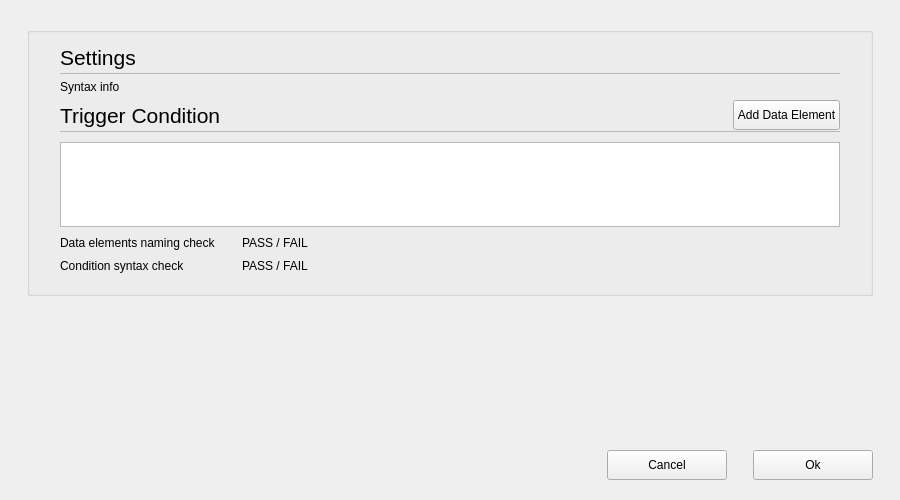
<?xml version="1.0" encoding="UTF-8"?>
<ui version="4.0">
 <class>C_SdNdeDalLogJobAdditionalTriggerDialog</class>
 <widget class="QWidget" name="C_SdNdeDalLogJobAdditionalTriggerDialog">
  <property name="geometry">
   <rect>
    <x>0</x>
    <y>0</y>
    <width>900</width>
    <height>500</height>
   </rect>
  </property>
  <property name="windowTitle">
   <string>C_SdNdeDalLogJobAdditionalTriggerDialog</string>
  </property>
  <layout class="QVBoxLayout" name="verticalLayout_3">
   <property name="leftMargin">
    <number>27</number>
   </property>
   <property name="topMargin">
    <number>27</number>
   </property>
   <property name="rightMargin">
    <number>27</number>
   </property>
   <property name="bottomMargin">
    <number>0</number>
   </property>
   <item>
    <widget class="stw::opensyde_gui_elements::C_OgeGbx" name="pc_GroupBox_Main">
     <property name="title">
      <string/>
     </property>
     <layout class="QVBoxLayout" name="verticalLayout_2">
      <property name="leftMargin">
       <number>0</number>
      </property>
      <property name="rightMargin">
       <number>0</number>
      </property>
      <property name="bottomMargin">
       <number>20</number>
      </property>
      <item>
       <layout class="QVBoxLayout" name="verticalLayout">
        <property name="leftMargin">
         <number>30</number>
        </property>
        <property name="rightMargin">
         <number>30</number>
        </property>
        <item>
         <layout class="QVBoxLayout" name="verticalLayout_Settings">
          <property name="spacing">
           <number>0</number>
          </property>
          <item>
           <layout class="QHBoxLayout" name="horizontalLayout_6">
            <property name="spacing">
             <number>0</number>
            </property>
            <item>
             <widget class="stw::opensyde_gui_elements::C_OgeLabHeadingGroupBold" name="pc_LabelSettings">
              <property name="minimumSize">
               <size>
                <width>0</width>
                <height>30</height>
               </size>
              </property>
              <property name="maximumSize">
               <size>
                <width>16777215</width>
                <height>30</height>
               </size>
              </property>
              <property name="font">
               <font>
                <pointsize>16</pointsize>
               </font>
              </property>
              <property name="text">
               <string>Settings</string>
              </property>
             </widget>
            </item>
            <item>
             <spacer name="horizontalSpacer_6">
              <property name="orientation">
               <enum>Qt::Orientation::Horizontal</enum>
              </property>
              <property name="sizeHint" stdset="0">
               <size>
                <width>40</width>
                <height>20</height>
               </size>
              </property>
             </spacer>
            </item>
           </layout>
          </item>
          <item>
           <layout class="QHBoxLayout" name="horizontalLayout_7">
            <property name="topMargin">
             <number>1</number>
            </property>
            <item>
             <widget class="stw::opensyde_gui_elements::C_OgeFraSeparator" name="pc_Frame">
              <property name="minimumSize">
               <size>
                <width>0</width>
                <height>1</height>
               </size>
              </property>
              <property name="maximumSize">
               <size>
                <width>16777215</width>
                <height>1</height>
               </size>
              </property>
              <property name="frameShape">
               <enum>QFrame::Shape::StyledPanel</enum>
              </property>
              <property name="frameShadow">
               <enum>QFrame::Shadow::Raised</enum>
              </property>
             </widget>
            </item>
           </layout>
          </item>
         </layout>
        </item>
        <item>
         <widget class="stw::opensyde_gui_elements::C_OgeLabGroupItem" name="pc_LabelSample">
          <property name="text">
           <string>Syntax info</string>
          </property>
         </widget>
        </item>
        <item>
         <layout class="QVBoxLayout" name="verticalLayout_Trigger">
          <property name="spacing">
           <number>0</number>
          </property>
          <property name="bottomMargin">
           <number>0</number>
          </property>
          <item>
           <layout class="QHBoxLayout" name="horizontalLayout_2">
            <property name="spacing">
             <number>0</number>
            </property>
            <item>
             <widget class="stw::opensyde_gui_elements::C_OgeLabHeadingGroupBold" name="pc_LabelTriggerCondition">
              <property name="minimumSize">
               <size>
                <width>0</width>
                <height>30</height>
               </size>
              </property>
              <property name="maximumSize">
               <size>
                <width>16777215</width>
                <height>30</height>
               </size>
              </property>
              <property name="font">
               <font>
                <pointsize>16</pointsize>
               </font>
              </property>
              <property name="text">
               <string>Trigger Condition</string>
              </property>
             </widget>
            </item>
            <item>
             <spacer name="horizontalSpacer_2">
              <property name="orientation">
               <enum>Qt::Orientation::Horizontal</enum>
              </property>
              <property name="sizeHint" stdset="0">
               <size>
                <width>40</width>
                <height>20</height>
               </size>
              </property>
             </spacer>
            </item>
            <item>
             <widget class="stw::opensyde_gui_elements::C_OgePubOptions" name="pc_PbAddDataElement">
              <property name="minimumSize">
               <size>
                <width>0</width>
                <height>30</height>
               </size>
              </property>
              <property name="maximumSize">
               <size>
                <width>16777215</width>
                <height>30</height>
               </size>
              </property>
              <property name="text">
               <string>Add Data Element</string>
              </property>
             </widget>
            </item>
           </layout>
          </item>
          <item>
           <layout class="QHBoxLayout" name="horizontalLayout_8">
            <property name="topMargin">
             <number>1</number>
            </property>
            <property name="bottomMargin">
             <number>4</number>
            </property>
            <item>
             <widget class="stw::opensyde_gui_elements::C_OgeFraSeparator" name="pc_Frame_2">
              <property name="minimumSize">
               <size>
                <width>0</width>
                <height>1</height>
               </size>
              </property>
              <property name="maximumSize">
               <size>
                <width>16777215</width>
                <height>1</height>
               </size>
              </property>
              <property name="frameShape">
               <enum>QFrame::Shape::StyledPanel</enum>
              </property>
              <property name="frameShadow">
               <enum>QFrame::Shadow::Raised</enum>
              </property>
             </widget>
            </item>
           </layout>
          </item>
         </layout>
        </item>
        <item>
         <widget class="stw::opensyde_gui_elements::C_OgeTedPropertiesComment" name="pc_TextEditTriggerCondition">
          <property name="maximumSize">
           <size>
            <width>16777215</width>
            <height>85</height>
           </size>
          </property>
         </widget>
        </item>
        <item>
         <layout class="QGridLayout" name="gridLayout" columnstretch="0,0,1">
          <item row="1" column="0">
           <widget class="stw::opensyde_gui_elements::C_OgeLabGroupItem" name="pc_LabelSyntaxCheck">
            <property name="text">
             <string>Condition syntax check</string>
            </property>
           </widget>
          </item>
          <item row="0" column="1">
           <spacer name="horizontalSpacer">
            <property name="orientation">
             <enum>Qt::Orientation::Horizontal</enum>
            </property>
            <property name="sizeType">
             <enum>QSizePolicy::Policy::Fixed</enum>
            </property>
            <property name="sizeHint" stdset="0">
             <size>
              <width>20</width>
              <height>20</height>
             </size>
            </property>
           </spacer>
          </item>
          <item row="0" column="2">
           <widget class="stw::opensyde_gui_elements::C_OgeLabGroupItemValue" name="pc_LabelNamingCheckResult">
            <property name="text">
             <string>PASS / FAIL</string>
            </property>
           </widget>
          </item>
          <item row="1" column="2">
           <widget class="stw::opensyde_gui_elements::C_OgeLabGroupItemValue" name="pc_LabelSyntaxCheckResult">
            <property name="text">
             <string>PASS / FAIL</string>
            </property>
           </widget>
          </item>
          <item row="0" column="0">
           <widget class="stw::opensyde_gui_elements::C_OgeLabGroupItem" name="pc_LabelNamingCheck">
            <property name="text">
             <string>Data elements naming check</string>
            </property>
           </widget>
          </item>
         </layout>
        </item>
       </layout>
      </item>
     </layout>
    </widget>
   </item>
   <item>
    <spacer name="verticalSpacer">
     <property name="orientation">
      <enum>Qt::Orientation::Vertical</enum>
     </property>
     <property name="sizeHint" stdset="0">
      <size>
       <width>20</width>
       <height>40</height>
      </size>
     </property>
    </spacer>
   </item>
   <item>
    <layout class="QHBoxLayout" name="horizontalLayout_3">
     <item>
      <spacer name="horizontalSpacer_4">
       <property name="orientation">
        <enum>Qt::Orientation::Horizontal</enum>
       </property>
       <property name="sizeHint" stdset="0">
        <size>
         <width>40</width>
         <height>20</height>
        </size>
       </property>
      </spacer>
     </item>
     <item>
      <widget class="stw::opensyde_gui_elements::C_OgePubCancel" name="pc_PushButtonCancel_2">
       <property name="minimumSize">
        <size>
         <width>120</width>
         <height>30</height>
        </size>
       </property>
       <property name="maximumSize">
        <size>
         <width>120</width>
         <height>30</height>
        </size>
       </property>
       <property name="text">
        <string>Cancel</string>
       </property>
      </widget>
     </item>
     <item>
      <spacer name="horizontalSpacer_3">
       <property name="orientation">
        <enum>Qt::Orientation::Horizontal</enum>
       </property>
       <property name="sizeType">
        <enum>QSizePolicy::Policy::Fixed</enum>
       </property>
       <property name="sizeHint" stdset="0">
        <size>
         <width>20</width>
         <height>20</height>
        </size>
       </property>
      </spacer>
     </item>
     <item>
      <widget class="stw::opensyde_gui_elements::C_OgePubDialog" name="pc_PushButtonOk">
       <property name="minimumSize">
        <size>
         <width>120</width>
         <height>30</height>
        </size>
       </property>
       <property name="maximumSize">
        <size>
         <width>120</width>
         <height>30</height>
        </size>
       </property>
       <property name="text">
        <string>Ok</string>
       </property>
      </widget>
     </item>
    </layout>
   </item>
   <item>
    <spacer name="verticalSpacer_2">
     <property name="orientation">
      <enum>Qt::Orientation::Vertical</enum>
     </property>
     <property name="sizeType">
      <enum>QSizePolicy::Policy::Fixed</enum>
     </property>
     <property name="sizeHint" stdset="0">
      <size>
       <width>1</width>
       <height>20</height>
      </size>
     </property>
    </spacer>
   </item>
  </layout>
 </widget>
 <customwidgets>
  <customwidget>
   <class>stw::opensyde_gui_elements::C_OgeLabGroupItem</class>
   <extends>QLabel</extends>
   <header>C_OgeLabGroupItem.hpp</header>
  </customwidget>
  <customwidget>
   <class>stw::opensyde_gui_elements::C_OgeFraSeparator</class>
   <extends>QFrame</extends>
   <header>C_OgeFraSeparator.hpp</header>
   <container>1</container>
  </customwidget>
  <customwidget>
   <class>stw::opensyde_gui_elements::C_OgeLabHeadingGroupBold</class>
   <extends>QLabel</extends>
   <header>C_OgeLabHeadingGroupBold.hpp</header>
  </customwidget>
  <customwidget>
   <class>stw::opensyde_gui_elements::C_OgePubDialog</class>
   <extends>QPushButton</extends>
   <header>C_OgePubDialog.hpp</header>
  </customwidget>
  <customwidget>
   <class>stw::opensyde_gui_elements::C_OgeGbx</class>
   <extends>QGroupBox</extends>
   <header>C_OgeGbx.hpp</header>
   <container>1</container>
  </customwidget>
  <customwidget>
   <class>stw::opensyde_gui_elements::C_OgePubCancel</class>
   <extends>QPushButton</extends>
   <header>C_OgePubCancel.hpp</header>
  </customwidget>
  <customwidget>
   <class>stw::opensyde_gui_elements::C_OgeTedPropertiesComment</class>
   <extends>QTextEdit</extends>
   <header>C_OgeTedPropertiesComment.hpp</header>
  </customwidget>
  <customwidget>
   <class>stw::opensyde_gui_elements::C_OgePubOptions</class>
   <extends>QPushButton</extends>
   <header>C_OgePubOptions.hpp</header>
  </customwidget>
  <customwidget>
   <class>stw::opensyde_gui_elements::C_OgeLabGroupItemValue</class>
   <extends>QLabel</extends>
   <header>C_OgeLabGroupItemValue.hpp</header>
  </customwidget>
 </customwidgets>
 <tabstops>
  <tabstop>pc_TextEditTriggerCondition</tabstop>
  <tabstop>pc_PbAddDataElement</tabstop>
  <tabstop>pc_PushButtonCancel_2</tabstop>
  <tabstop>pc_PushButtonOk</tabstop>
 </tabstops>
 <resources/>
 <connections/>
</ui>
